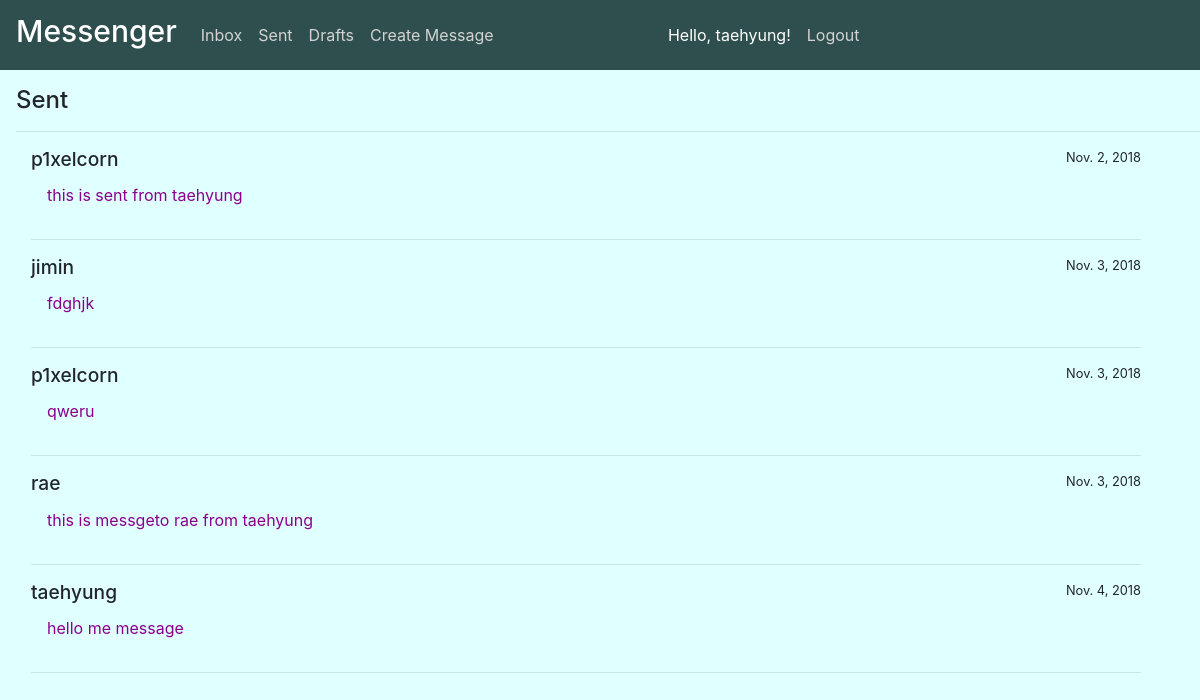
The page /sent (signed in) on the database as committed earlier.
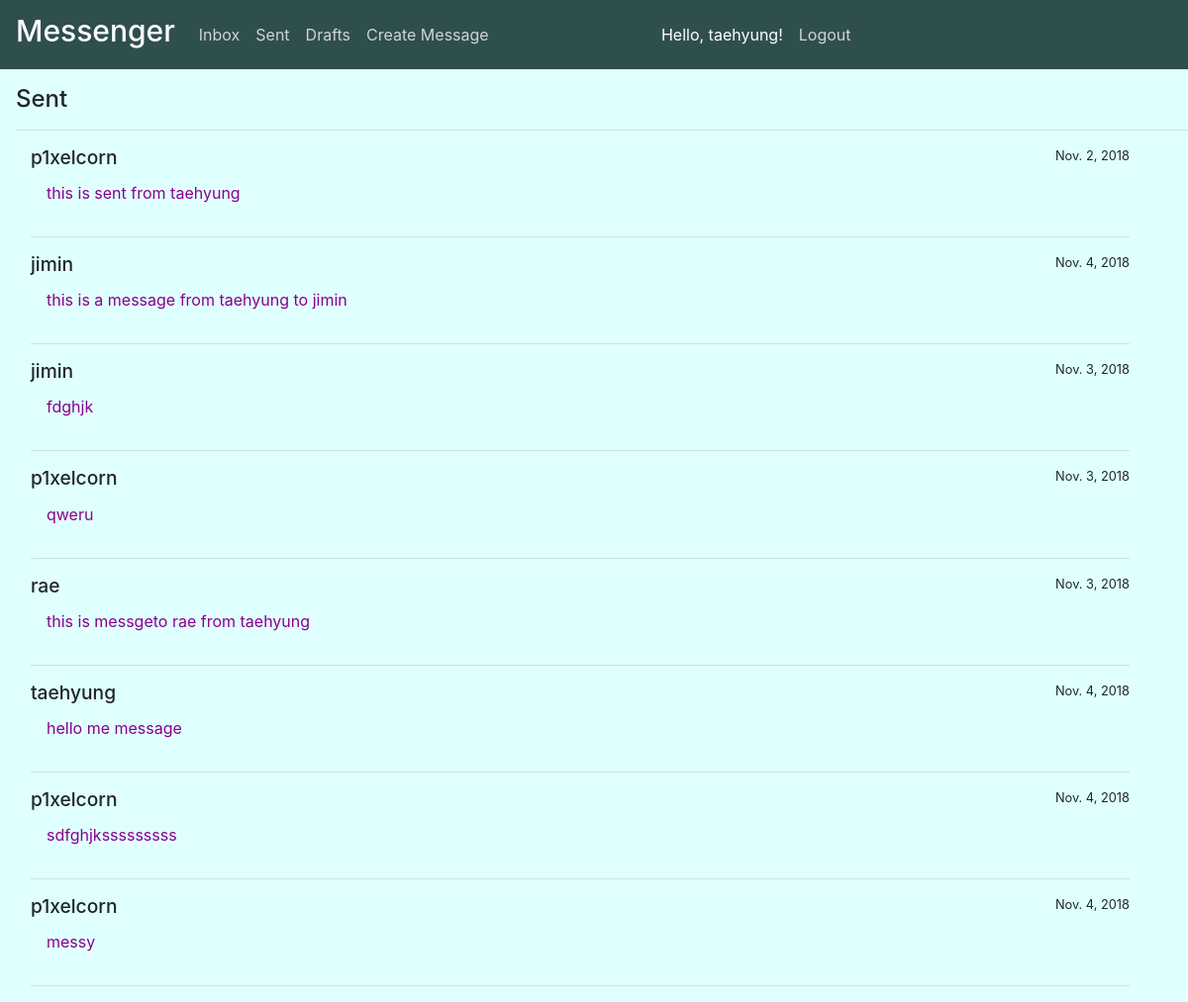
The same page on the database as committed later.
### messenger/models.py (models this page shows)
class Message(models.Model):
    text = models.TextField()
    sent = models.BooleanField()
    date = models.DateField(auto_now_add=True)
    sender = models.ForeignKey(User, related_name='sent', on_delete=models.CASCADE)
    receiver = models.ForeignKey(User, related_name='received', on_delete=models.CASCADE)

### messenger/views.py (the view)
# urls.py: re_path(r'sent', views.sent, name='sent'),
@login_required
def sent(request):
    filtered_message_objects = Message.objects.filter(sender=request.user, sent=True)
    return render(request, 'messenger/sent.html', {'filtered_message_objects': filtered_message_objects})

### messenger/templates/messenger/sent.html
{% extends 'messenger/base.html' %}
{% block content %}
    <div class="content">
        <h2>Sent</h2>
        <hr>
        <div class="container messages">
            {% for message in filtered_message_objects %}
                <div class="row">
                    <div class="col-sm">
                        <h5>{{ message.receiver }}</h5>
                    </div>
                    <div class="col-sm date">
                        <p>{{ message.date }}</p>
                    </div>
                </div>
                <div class="row">
                    <div class="col-sm text">
                        <p>{{ message.text }}</p>
                    </div>
                </div>
                <hr>
            {% endfor %}
        </div>
    </div>
{% endblock %}

Rows that differ between the two databases and show on the page:
now on this page (row edited): Message: receiver "jimin", date "Nov. 4, 2018", text "this is a message from taehyung to jimin"
added Message: receiver "p1xelcorn", date "Nov. 4, 2018", text "sdfghjksssssssss"
added Message: receiver "p1xelcorn", date "Nov. 4, 2018", text "messy"
